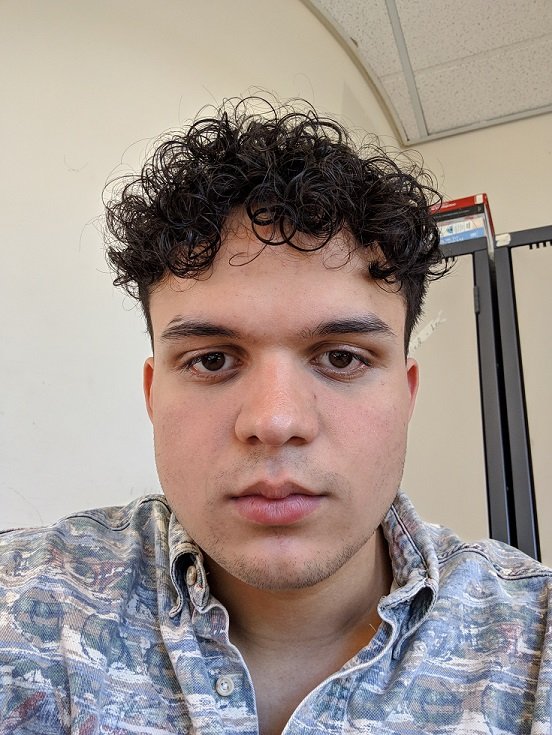
%> input picture 1) BasicImageProperties/Questions/myimage.jpg, 552 x 735 px
$ octave RUNTHIS_mainscript.m   (GNU Octave 9; MATLAB toolbox functions it lacks are replaced by stand-ins)
%> lines starting %> are read from the running program, lines starting %| are printed output that depends on the picture
### 1) BasicImageProperties/Questions/Question1/Question_1.m
function Output = Question_1(File)
%> called with File = './Questions/myimage.jpg'

I = imread(File);
%> I is the input picture: size 735x552x3 uint8; mean R, G, B 159.4, 146.8, 140.9

size_pic = size(I);                         %returns the dimensions of the picture, where rows and columns are pixels, and third value is 3 images R G and B
%> size_pic = [735 552 3]
Y = size_pic(1);                            %returns number of rows in the matrix
%> Y = 735
X = size_pic(2);                            %   ''      ''  '' columns ''    ''
%> X = 552
disk_val = imfinfo(File);          %used to get size of image on disk in BYTES
disk_size = (disk_val.FileSize)*8;          %disk size in BITS
R = whos('I');                              %gives size of actual image in BYTES
real_size = R.bytes*8;                      %gives size of actual image in BITS
bits_per_samp = real_size/(X*Y*3);          %total bits for each pixel
%> bits_per_samp = 8
bits_per_channel = real_size/size_pic(3);   %total bits of info in image
%> bits_per_channel = 3245760
comp_ratio = disk_size/real_size;            % actual size/compressed size


fprintf('Number of samples in x dimension is %i\n', X)
%| Number of samples in x dimension is 552
fprintf('Number of samples in y dimension is %i\n', Y)
%| Number of samples in y dimension is 735
fprintf('Number of bits used per sample is %i\n', bits_per_samp)
%| Number of bits used per sample is 8
fprintf('total bits required to store the image is %i \n', real_size)
fprintf('Actual size of image on disk %i bits\n', disk_size)
fprintf('compression ratio is %i \n', comp_ratio)

figure; hold on;
imshow(I);                                  %displays image stored in I
title('Figure\_Question1\_1')
end

### 1) BasicImageProperties/Questions/Question2/Question_2.m
function Output = Question_2(File)
%> called with File = './Questions/myimage.jpg'
I = imread(File);           %read in image
D = double(I);              %make double so picture is better quality

R = D(:,:,1);               %first 2D matrix represents R
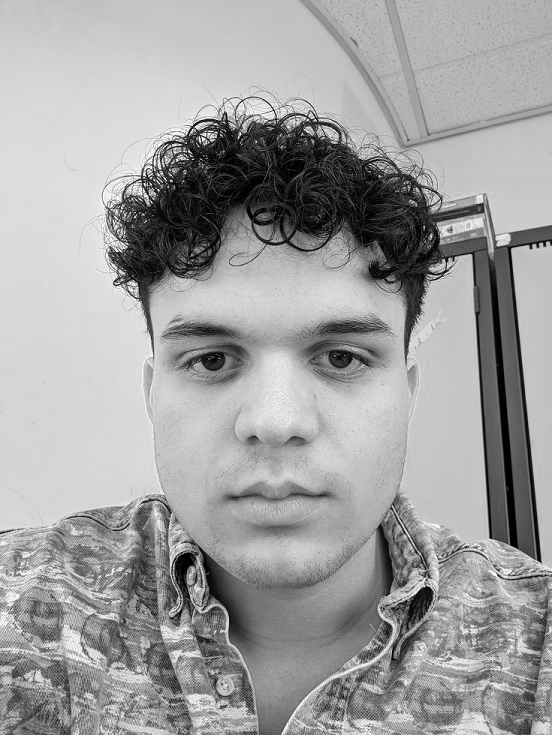
%> R: size 735x552 double; min 0, max 255, mean 159.4
G = D(:,:,2);               %''     ''      ''      ''  G
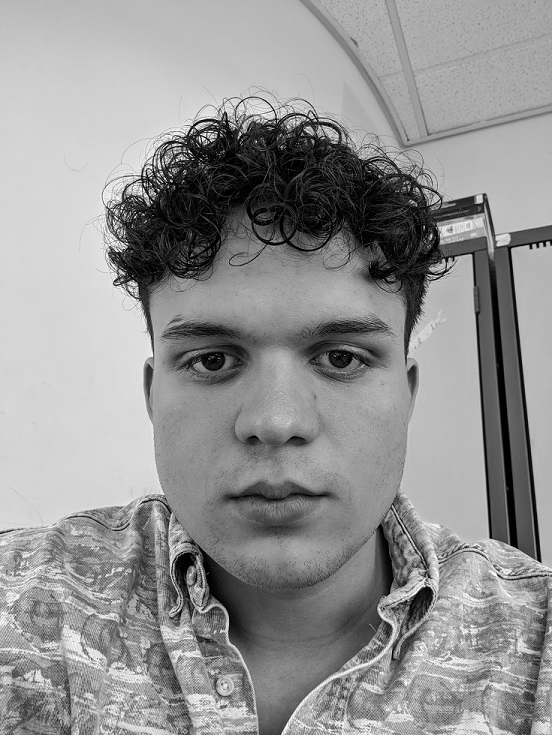
%> G: size 735x552 double; min 0, max 255, mean 146.8
B = D(:,:,3);               %''     ''      ''      ''  B
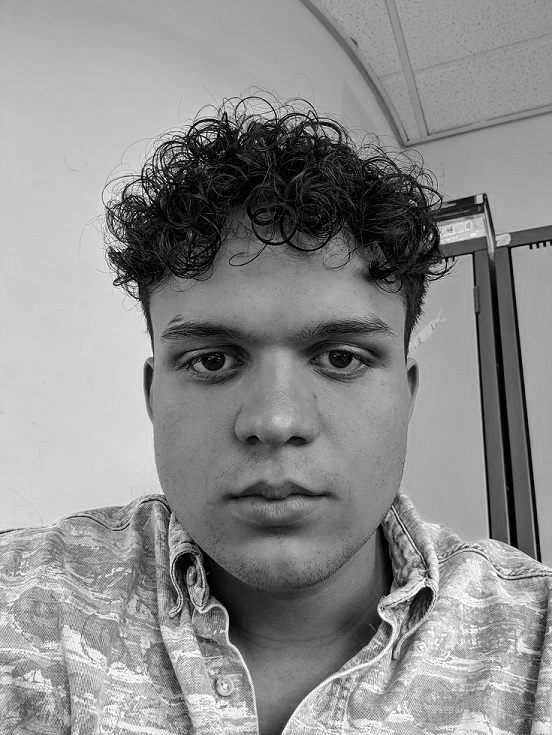
%> B: size 735x552 double; min 0, max 255, mean 140.9

Grayscale = (R+G+B)/3.0;            %sum RGB and divide by 3 do get grayscale
Grayscale = uint8(Grayscale);               %1 byte unsigned integers
%> Grayscale: size 735x552 uint8
figure; hold on;
imshow(Grayscale);                  %print our grayscale drawing
title('Figure\_Question2\_1')

### 1) BasicImageProperties/Questions/Question3/make_grid.m
function y = make_grid(size_of_grid, frequency_of_lines)
%> called with size_of_grid = 1000, frequency_of_lines = 10
%size_of_grid = the height of the line measured starting at 0
%frequency_of_lines = %distance between grid lines

figure; hold on;
%for loop will graph x and y lines, limited by size of grid, which
%is the distance from 0 to the end in horiz. or vert. direction
for grid_line = -size_of_grid : frequency_of_lines : size_of_grid
    plot([grid_line grid_line], [-size_of_grid size_of_grid], 'k');  %plots vertical lines
    plot([-size_of_grid size_of_grid], [grid_line grid_line], 'k');  %plots horizontal lines
end
end

### 1) BasicImageProperties/Questions/Question3/Question_3.m
function Output = Question_3
%blank grid
syms x;
make_grid(1000, 10);
xlim([200 455])
ylim([50 305])
title('Figure\_Question3\_1(Blank Grid)')
xlabel('X')
ylabel('Y')
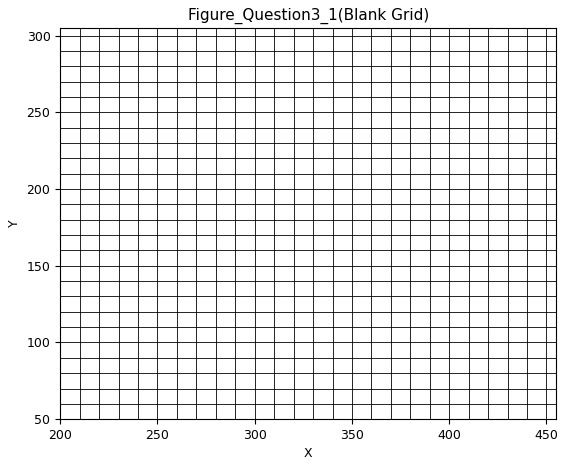
%> figure redrawn from the program's plot data

%grid for background of sinc
make_grid(1000, 10);
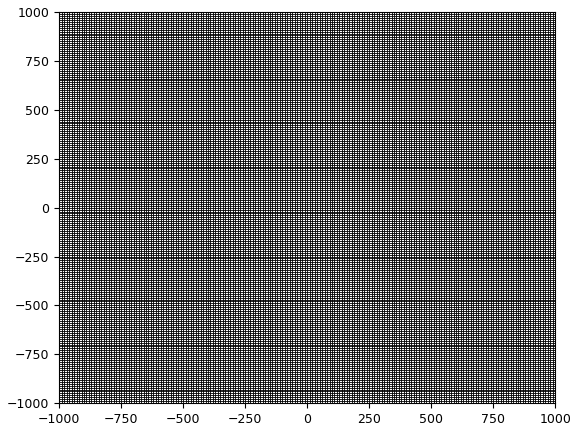
%> figure redrawn from the program's plot data
%sinc function that isnt centered, but in the specified frame
%> the run ends on the next line
y = 200*sinc(x-300)+200;
fplot(y, 'k');
%limits that were asked for in the question
xlim([200 455])
ylim([50 305])
title('Figure\_Question3\_2(Off Center 2D sinc)')
xlabel('X')
ylabel('Y')
hold off;

%calculating and graphing the 3D sinc function
make_grid(1000, 10);
[X,Y] = meshgrid(-25:.5:25);
R = sqrt(X.^2 + Y.^2);
Z = sin(R)./R;
mesh(X+300,Y+200,Z)
xlabel('X')
ylabel('Y')
zlabel('Z')
xlim([200 455])
ylim([50 305])
title('Figure\_Question3\_3(3D sinc)')
%keeping grid for 3D
grid on;

### 1) BasicImageProperties/RUNTHIS_mainscript.m
addpath(('./Questions/Question1/'))
addpath(('./Questions/Question2/'))
addpath(('./Questions/Question3/'))
% addpath(('./Questions/'))
% addpath(genpath('C:/Users/cyrus/OneDrive/Documents/MATLAB/ASS1/Questions'))
Question_1('./Questions/myimage.jpg')
Question_2('./Questions/myimage.jpg')
Question_3
